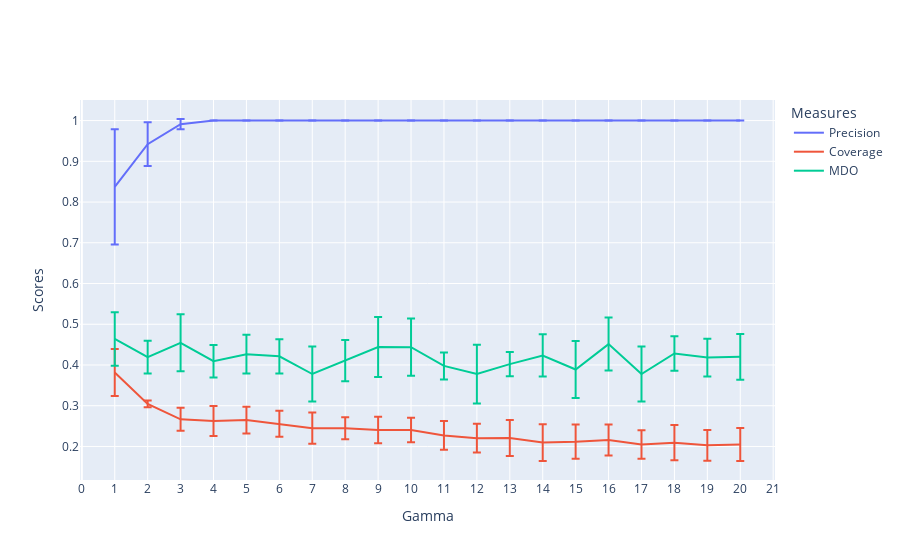

Notebook cell for this chart:
### Code cell
fig = go.Figure()
fig.add_trace(
    go.Scatter(
        name='Precision',
        x=g,
        y=mean_precs[idx_def_dt],
        error_y=dict(
            type='data',
            array=std_precs[idx_def_dt],
            visible=True)
    ))
fig.add_trace(
    go.Scatter(
        name='Coverage',
        x=g,
        y=mean_cov[idx_def_dt],
        error_y=dict(
            type='data',
            array=std_cov[idx_def_dt],
            visible=True)
    ))
fig.add_trace(
    go.Scatter(
        name='MDO',
        x=g,
        y=mean_mdo[idx_def_dt],
        error_y=dict(
            type='data',
            array=std_mdo[idx_def_dt],
            visible=True)
    ))
fig.update_layout(
    xaxis = dict(
        tickmode = 'linear',
        tick0 = 1,
        dtick = 1
    )

)
fig.update_layout(
    xaxis_title="Gamma",
    yaxis_title="Scores",
    legend_title="Measures",
    # font=dict(
    #     family="Courier New, monospace",
    #     size=18,
    #     color="RebeccaPurple"
    # )
)
fig.show()

### Figure 1 — Plotly figure (JSON) as saved in the notebook; plotly's stock layout.template omitted (floating-point values rounded to 4 significant figures)
{"data": [{"error_y": {"array": [0.1416, 0.05367, 0.01266, 0, 0, 0, 0, 0, 0, 0, 0, 0, 0, 0, 0, 0, 0, 0, 0, 0], "type": "data", "visible": true}, "name": "Precision", "type": "scatter", "x": [1, 2, 3, 4, 5, 6, 7, 8, 9, 10, 11, 12, 13, 14, 15, 16, 17, 18, 19, 20], "y": [0.8373, 0.9421, 0.9912, 1, 1, 1, 1, 1, 1, 1, 1, 1, 1, 1, 1, 1, 1, 1, 1, 1]}, {"error_y": {"array": [0.05778, 0.008373, 0.02828, 0.03694, 0.03263, 0.03182, 0.03834, 0.02725, 0.03245, 0.03009, 0.03544, 0.03544, 0.04423, 0.04499, 0.04197, 0.03797, 0.03518, 0.04336, 0.03797, 0.04059], "type": "data", "visible": true}, "name": "Coverage", "type": "scatter", "x": [1, 2, 3, 4, 5, 6, 7, 8, 9, 10, 11, 12, 13, 14, 15, 16, 17, 18, 19, 20], "y": [0.3814, 0.3043, 0.2667, 0.2624, 0.2647, 0.2557, 0.2449, 0.2447, 0.2403, 0.2404, 0.2271, 0.2204, 0.2206, 0.2096, 0.2117, 0.216, 0.2048, 0.2094, 0.2027, 0.2049]}, {"error_y": {"array": [0.06582, 0.04016, 0.07005, 0.03986, 0.04762, 0.04198, 0.0677, 0.05056, 0.07357, 0.07012, 0.03311, 0.07212, 0.02978, 0.05181, 0.06996, 0.06506, 0.0677, 0.0424, 0.04631, 0.05609], "type": "data", "visible": true}, "name": "MDO", "type": "scatter", "x": [1, 2, 3, 4, 5, 6, 7, 8, 9, 10, 11, 12, 13, 14, 15, 16, 17, 18, 19, 20], "y": [0.4638, 0.4191, 0.4546, 0.4094, 0.4265, 0.4213, 0.3778, 0.4106, 0.4441, 0.4437, 0.3978, 0.3778, 0.4021, 0.4234, 0.3888, 0.4513, 0.3778, 0.4283, 0.4181, 0.4201]}], "layout": {"legend": {"title": {"text": "Measures"}}, "xaxis": {"dtick": 1, "tick0": 1, "tickmode": "linear", "title": {"text": "Gamma"}}, "yaxis": {"title": {"text": "Scores"}}}}
